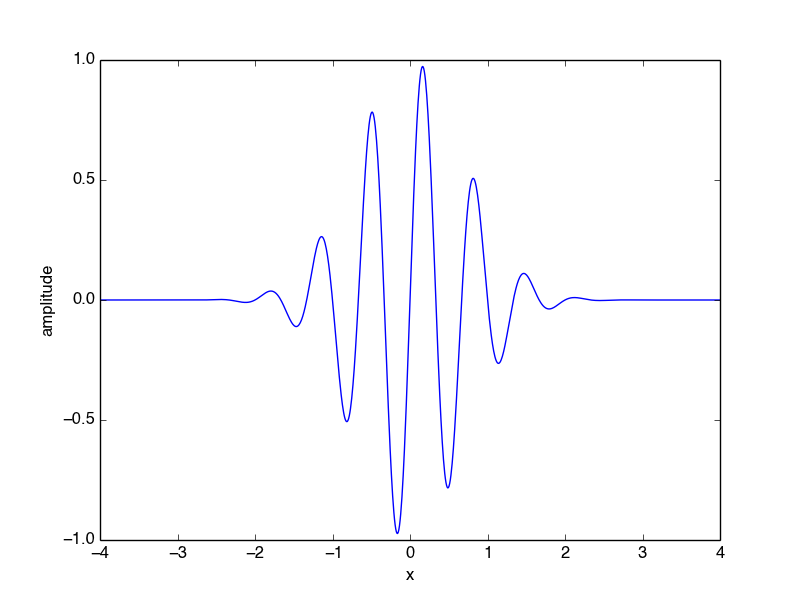

Generate this figure with Python:
# Exercise 5.17
import numpy as np
import matplotlib.pyplot as plt


def wave_packet(x, t):
    return np.exp(-(x - 3 * t) ** 2) * np.sin(3 * np.pi * (x - t))

xlist = np.linspace(-4, 4, 1001)
ylist = wave_packet(xlist, 0)

plt.plot(xlist, ylist)
plt.xlabel('x')
plt.ylabel('amplitude')
plt.show()
